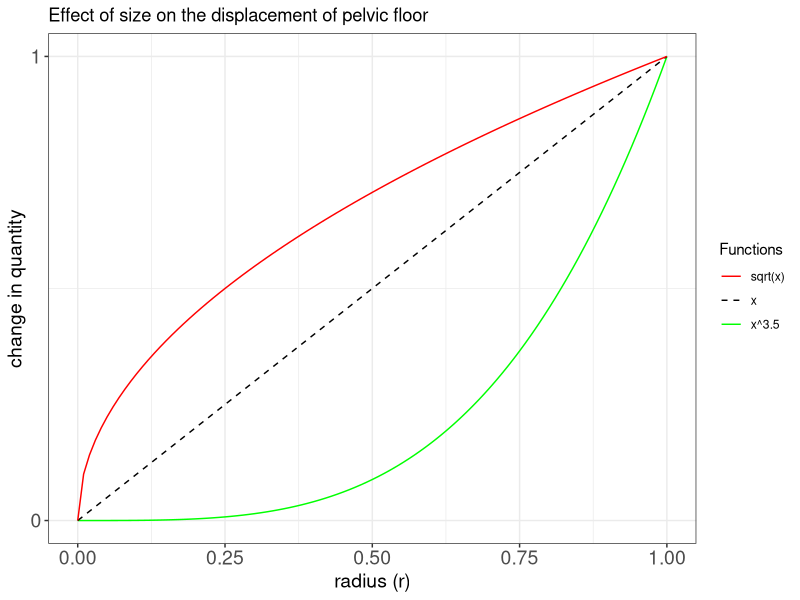

Source code (R):
library(ggplot2)

# r^{3.5}
eqx35 = function(x){x^3.5}
# linear r
eqx  = function(x){x}
# sqrt (r)
eqsqrtx  = function(x){x^0.5}

# Line plot with error bar
p <- ggplot(data.frame(x=seq(0, 1, 0.1)), aes(x=x), ymin = 1.0) +
     stat_function(fun=eqx35,  geom="line", aes(colour = "x^3.5")) +
     stat_function(fun=eqx,  geom="line", linetype="dashed", aes(colour = "x")) +
     stat_function(fun=eqsqrtx,  geom="line", aes(colour = "sqrt(x)")) +
     scale_colour_manual("Functions", values = c("red", "black", "green")) +
     theme_bw() + scale_y_continuous(breaks = seq(0.0, 12.0, 1.0)) +
     # Specify axis labels
     labs(x = "radius (r)", y = "change in quantity", title="Effect of size on the displacement of pelvic floor") +
     # Font size
     theme(axis.text=element_text(size=14), axis.title=element_text(size=14))

# Save file and scale axis
ggsave("pelvic-floor.pdf",p)
